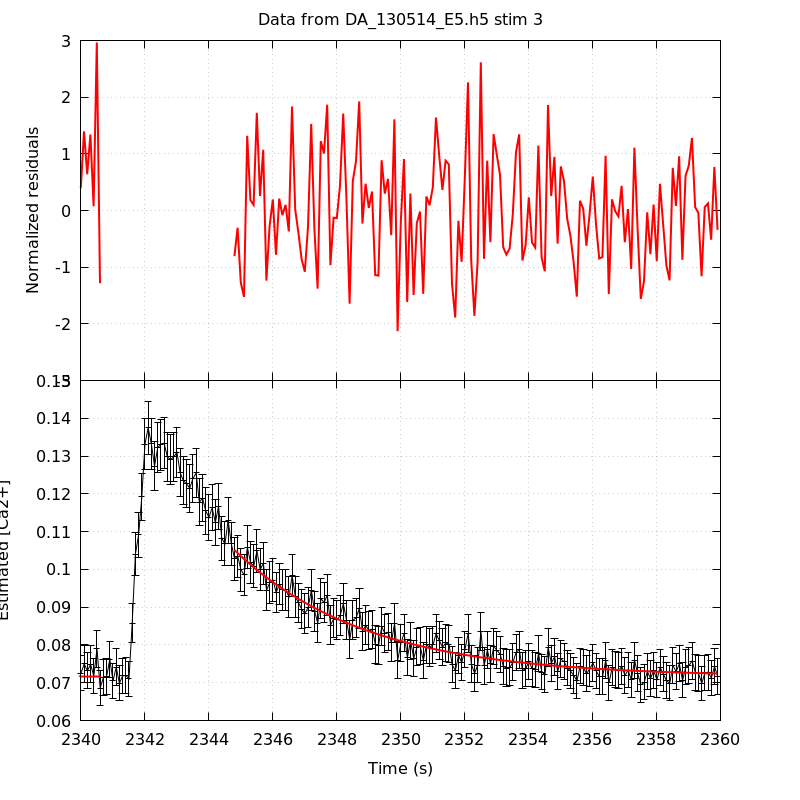

The script that drew this image:
unset key
set grid
set multiplot title 'Data from DA_130514_E5.h5 stim 3' noenhanced layout 2,1 margins 0.1,0.9,0.1,0.95 spacing 0,0
set ylabel 'Normalized residuals'
set xtics format ''
plot 'DA_130514_E5_aba_RatioFit_s3' using 1:4 with lines linecolor rgb 'red' linewidth 2
set format x '%g'
set xlabel 'Time (s)'
set ylabel 'Estimated [Ca2+]'
plot 'DA_130514_E5_aba_CaRatio_s3' using 1:2:($3*1.96) with yerrorlines \
     linecolor rgb 'black' linewidth 1,                \
     'DA_130514_E5_aba_RatioFit_s3' using 1:3 with lines linecolor rgb 'red'\
     linewidth 2
unset multiplot
